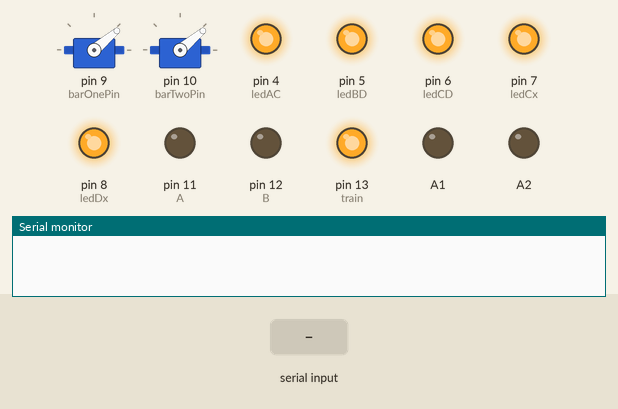
Simulated run of this sketch. Board: Arduino Uno, built with avr-gcc and run on an emulated ATmega328P. On the bench: 2 × servo, output pins drawn as LEDs (lit = HIGH), the last lines printed to the serial monitor. The test bench sets the inputs (shaded band).

Above: at 1.2 s.
1.3 s: "102" received over the second serial link
At 2.1 s:
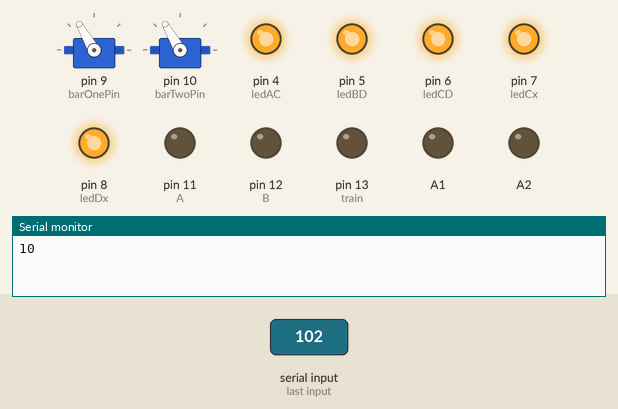
At 10.5 s:
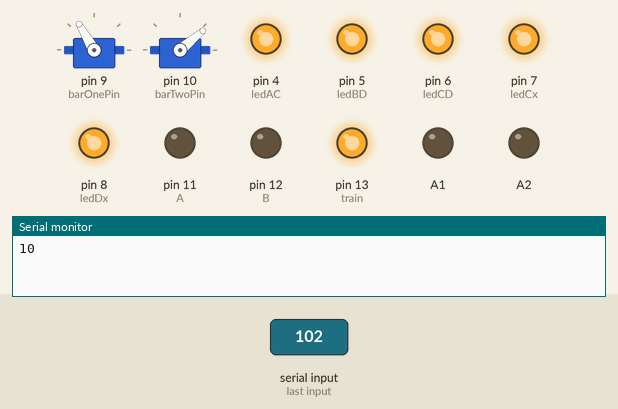
Timing chart, 0 to 10.8 s (numbered marks = the images above; inputs shaded):
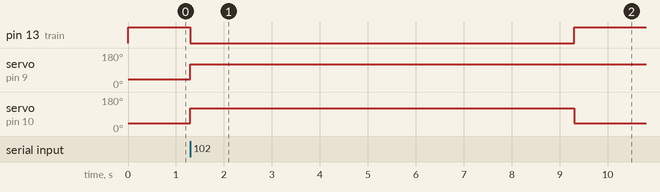

Measured:
- after the input at 1.3 s, pin 13 (train): HIGH → LOW at once, → HIGH 8.0 s later; servo on pin 9 (barOnePin): 40° → 120° at once; servo on pin 10 (barTwoPin): 40° → 120° at once, → 40° 8.0 s later

The sketch:

logilearn.ino
```cpp
#include <Servo.h>
#include <SoftwareSerial.h>

SoftwareSerial hc06(2, 3);

Servo barOne;
Servo barTwo;

const int barOnePin = 9;
const int barTwoPin = 10;

const int openBar = 120;
const int closeBar = 40;

const int train = 13;

const int ledAC = 4; //AC
const int ledBD = 5; //BD
const int ledCD = 6; //CD
const int ledCx = 7; //Cx
const int ledDx = 8; //Dx'
const int A = 11;
const int B = 12;

void setup() {
  Serial.begin(9600);
  pinMode(train, OUTPUT);

  pinMode(ledAC, OUTPUT);
  pinMode(ledBD, OUTPUT);
  pinMode(ledCD, OUTPUT);
  pinMode(ledCx, OUTPUT);
  pinMode(ledDx, OUTPUT);
  pinMode(A, OUTPUT);
  pinMode(B, OUTPUT);

  pinMode(A1, OUTPUT);
  pinMode(A2, OUTPUT);

  barOne.attach(barOnePin);
  barTwo.attach(barTwoPin);

  hc06.begin(9600);

  closeAllLed();

  closeBarOne();
  closeBarTwo();
}

void loop() {
  stopTrain();

  if (hc06.available()) {
    closeAllLed();
    closeBarOne();
    closeBarTwo();

    String command = hc06.readStringUntil('2');

    Serial.println(command);

    if (command == "10") {
      openBarOne();
      openBarTwo();
      openSignal(A1);
      runTrain();
    } else if (command == "11") {
      openBarOne();
      openBarTwo();
      openSignal(A1);
      openSignal(A2);
      runTrain();
    } else if (command == "01") {
      openBarOne();
      closeBarTwo();
      openSignal(A2);
      runTrain();
    } else if (command == "00") {
      closeBarOne();
      closeBarTwo();
    } else {
      int str_len = command.length() + 1;
      char char_array[str_len];
      command.toCharArray(char_array, str_len);

      if (char_array[0] == '1') {
        openLight(A);
      }

      if (char_array[1] == '1') {
        openLight(B);
      }

      if (char_array[2] == '1') {
        openLed(ledAC);
      }

      if (char_array[3] == '1') {
        openLed(ledBD);
      }

      if (char_array[4] == '1') {
        openLed(ledCD);
      }

      if (char_array[5] == '1') {
        openLed(ledCx);
      }

      if (char_array[6] == '1') {
        openLed(ledDx);
      }
    }

    if (command = "101") {
      openBarOne();
      openSignal(A1);
    } else if (command = "011") {
      openBarTwo();
      openSignal(A2);
    }
  }
}

void openBarOne() {
  barOne.write(openBar);
}

void openBarTwo() {
  barTwo.write(openBar);
}

void closeBarOne() {
  barOne.write(closeBar);
}

void closeBarTwo() {
  barTwo.write(closeBar);
}

void runTrain() {
  digitalWrite(train, LOW);
  delay(8000);
  stopTrain();
  closeBarOne();
  closeBarTwo();
}

void stopTrain() {
  digitalWrite(train, HIGH);
}

void openLed(int ledNum) {
  digitalWrite(ledNum, LOW);
}

void openLight(int lightNum) {
  digitalWrite(lightNum, HIGH);
}

void openSignal(int signalNum) {
  analogWrite(signalNum, HIGH);
}

void closeAllLed() {
  digitalWrite(ledAC, HIGH);
  digitalWrite(ledBD, HIGH);
  digitalWrite(ledCD, HIGH);
  digitalWrite(ledCx, HIGH);
  digitalWrite(ledDx, HIGH);
  analogWrite(A1, LOW);
  analogWrite(A2, LOW);
  digitalWrite(A, LOW);
  digitalWrite(B, LOW);
}
```
